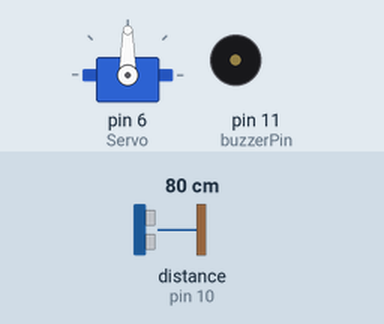
A sketch run on a simulated Arduino Uno, built with avr-gcc and run on an emulated ATmega328P. Shown: servo, buzzer (waves = sounding). Wiring (inferred from the names in the program): ultrasonic range finder: trigger pin 9; echo pin 10. Inputs (shaded band) come from the test bench; at power-on: distance to the obstacle (sensor on pin 10) 80 cm. The echo pulse lasts 58.3 µs per cm; what the sketch prints to the serial monitor is not drawn.

Above: at 0.01 s.
1.3 s: distance to the obstacle (sensor on pin 10) set to 2 cm
At 2.3 s:
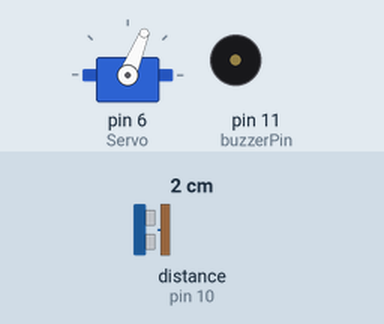
4.3 s: distance to the obstacle (sensor on pin 10) set to 120 cm
At 5.1 s:
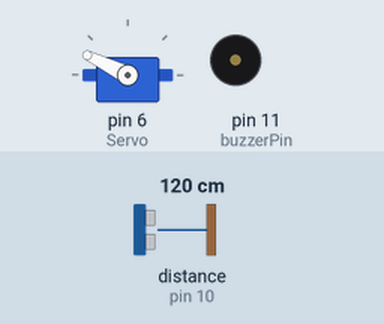
7.3 s: distance to the obstacle (sensor on pin 10) set to 18 cm
At 15.93 s:
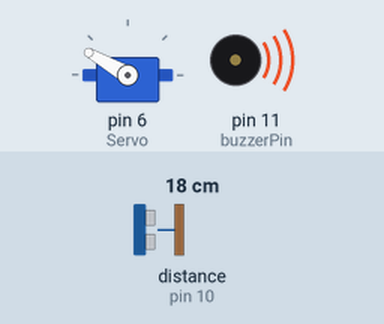
Timing chart, 0 to 22.3 s (numbered marks = the images above; inputs shaded):
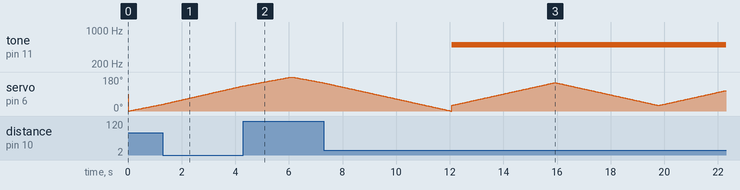

The sketch:

Ultrasonic_Radar_System.ino
```cpp
#include <Servo.h>

const int trigPin = 9;
const int echoPin = 10;
const int buzzerPin = 11;

Servo Servo;
int distance;
long duration;

void setup()
{
  pinMode(trigPin, OUTPUT);
  pinMode(echoPin, INPUT);
  pinMode(buzzerPin, OUTPUT);
  Serial.begin(256000);
  Servo.attach(6);
}

void loop()
{
  calculateDistance();
  if(distance >=0 && distance <= 30)
  {
   for(int angle=30;angle<=150;angle++)
   {
    calculateDistance();
    Servo.write(angle);
    Serial.print(angle);
    Serial.print(",");
    Serial.print(distance);
    Serial.print(".");
    delay(30);
   }

   for(int angle=150;angle>=30;angle--)
   {
    calculateDistance();
    Servo.write(angle);
    Serial.print(angle);
    Serial.print(",");
    Serial.print(distance);
    Serial.print(".");
    delay(30);
    }
  }
  else
  {
    for(int angle=0;angle<=180;angle++)
    {
      calculateDistance();
      Servo.write(angle);
      Serial.print(angle);
      Serial.print(",");
      Serial.print(distance);
      Serial.print(".");
      delay(30);
    }

    for(int angle=180;angle>=0;angle--)
    {
      calculateDistance();
      Servo.write(angle);
      Serial.print(angle);
      Serial.print(",");
      Serial.print(distance);
      Serial.print(".");
      delay(30);
      }
    }
    adjustBuzzer(distance);
}

void calculateDistance()
{
    digitalWrite(trigPin, LOW);
    delayMicroseconds(2);
    digitalWrite(trigPin, HIGH);
    delayMicroseconds(10);
    digitalWrite(trigPin, LOW);
    duration=pulseIn(echoPin, HIGH);
    distance= duration*0.034/2;
}

void adjustBuzzer(int distance)
{
  if (distance <= 10)
  {
    tone(buzzerPin, 100);
    //delay(100);
  }
  else if (distance <= 20)
  {
    tone(buzzerPin, 500);
    //delay(500);
  }
  else if (distance <= 30)
  {
    tone(buzzerPin, 1000);
    //delay(1000);
  }
  else
  {
    noTone(buzzerPin);
  }
}
```

Measured:
- after the input at 7.3 s, tone on pin 11 (buzzerPin): silent → 500 Hz after 4.8 s
